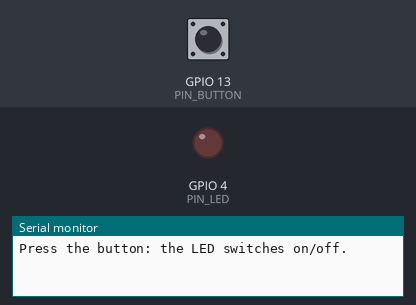
A sketch run on a simulated ESP32. On the bench: output pins drawn as LEDs (lit = HIGH), the last lines printed to the serial monitor. The inputs (shaded band) are chosen by the test bench; at power-on: GPIO 13 (PIN_BUTTON) HIGH.

Above: at 1.2 s.
1.3 s: GPIO 13 (PIN_BUTTON) pulled LOW for 0.15 s
At 2.6 s:
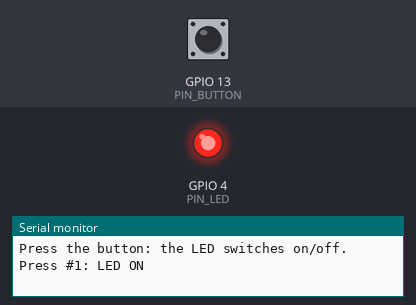
2.9 s: GPIO 13 (PIN_BUTTON) pulled LOW for 1 s
At 5.1 s:
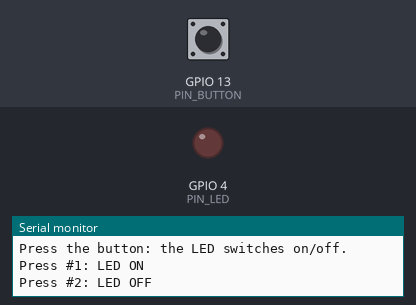
5.4 s: GPIO 13 (PIN_BUTTON) pulled LOW for 3.2 s
At 10.0 s:
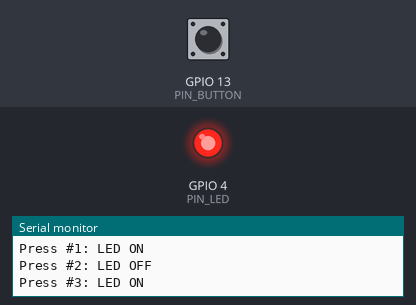
Timing chart, 0 to 11.5 s (numbered marks = the images above; inputs shaded):
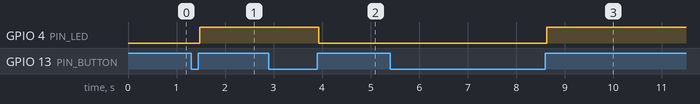

Measured:
- after the input at 1.3 s, GPIO 4 (PIN_LED): LOW → HIGH after 0.18 s
- after the input at 2.9 s, GPIO 4 (PIN_LED): HIGH → LOW after 1.0 s
- after the input at 5.4 s, GPIO 4 (PIN_LED): LOW → HIGH after 3.2 s

The sketch:

module05_toggle_button.ino
```cpp
// Module 5 - Practice 2.2: one press = one switch (with debounce)
// Every time the button on D13 is pressed, the LED on D4 switches: on -> off -> on ...

const int PIN_BUTTON = 13;      // manual button (canonical pin map)
const int PIN_LED = 4;          // status LED
const int DEBOUNCE_DELAY = 30;  // milliseconds: how long to wait for the button to stop bouncing

bool ledOn = false;
int pressCount = 0;

// Returns true ONCE for every real press.
bool buttonPressed() {
  if (digitalRead(PIN_BUTTON) == HIGH) {  // not being pressed
    return false;
  }
  delay(DEBOUNCE_DELAY);                  // wait for the bouncing to settle...
  if (digitalRead(PIN_BUTTON) == HIGH) {  // ...already released again: just noise
    return false;
  }
  while (digitalRead(PIN_BUTTON) == LOW) {  // wait until the finger is lifted
    delay(1);
  }
  delay(DEBOUNCE_DELAY);  // the button also bounces when it is released
  return true;
}

void setup() {
  Serial.begin(115200);
  pinMode(PIN_BUTTON, INPUT_PULLUP);
  pinMode(PIN_LED, OUTPUT);
  Serial.println("Press the button: the LED switches on/off.");
}

void loop() {
  if (buttonPressed()) {
    ledOn = !ledOn;  // flipped: true becomes false, false becomes true
    pressCount++;
    Serial.print("Press #");
    Serial.print(pressCount);
    if (ledOn) {
      digitalWrite(PIN_LED, HIGH);
      Serial.println(": LED ON");
    } else {
      digitalWrite(PIN_LED, LOW);
      Serial.println(": LED OFF");
    }
  }
}
```
